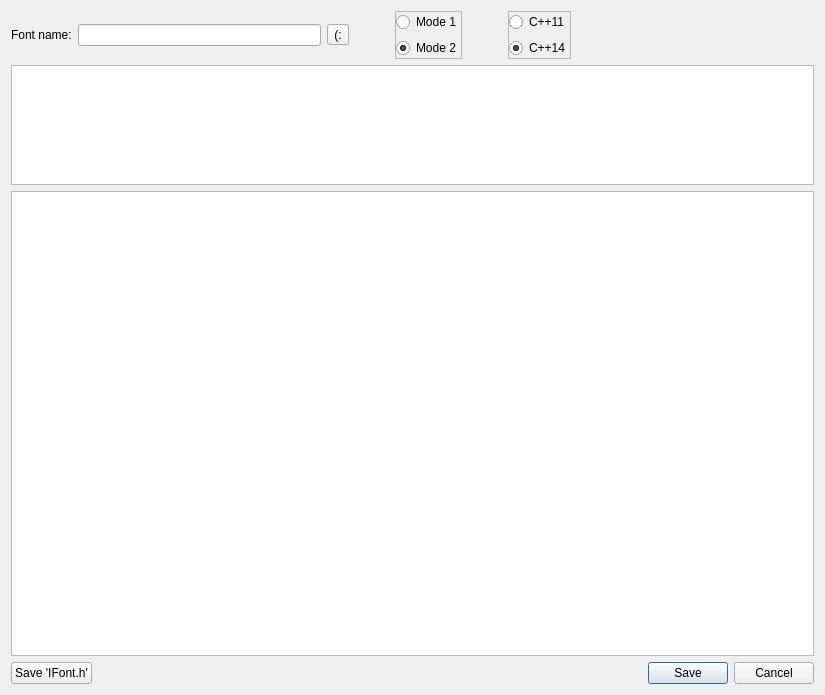
<?xml version="1.0" encoding="UTF-8"?>
<ui version="4.0">
 <class>ExportDialog</class>
 <widget class="QDialog" name="ExportDialog">
  <property name="geometry">
   <rect>
    <x>0</x>
    <y>0</y>
    <width>825</width>
    <height>695</height>
   </rect>
  </property>
  <property name="windowTitle">
   <string>Dialog</string>
  </property>
  <layout class="QVBoxLayout" name="verticalLayout_3">
   <item>
    <layout class="QHBoxLayout" name="horizontalLayout">
     <item>
      <widget class="QLabel" name="label">
       <property name="text">
        <string>Font name:</string>
       </property>
       <property name="buddy">
        <cstring>fontName</cstring>
       </property>
      </widget>
     </item>
     <item>
      <widget class="QLineEdit" name="fontName"/>
     </item>
     <item>
      <widget class="QToolButton" name="btUpdate">
       <property name="text">
        <string>(:</string>
       </property>
      </widget>
     </item>
     <item>
      <spacer name="horizontalSpacer">
       <property name="orientation">
        <enum>Qt::Horizontal</enum>
       </property>
       <property name="sizeType">
        <enum>QSizePolicy::Fixed</enum>
       </property>
       <property name="sizeHint" stdset="0">
        <size>
         <width>40</width>
         <height>20</height>
        </size>
       </property>
      </spacer>
     </item>
     <item>
      <widget class="QFrame" name="frame">
       <property name="frameShape">
        <enum>QFrame::StyledPanel</enum>
       </property>
       <property name="frameShadow">
        <enum>QFrame::Raised</enum>
       </property>
       <layout class="QVBoxLayout" name="verticalLayout_2">
        <property name="margin">
         <number>0</number>
        </property>
        <item>
         <widget class="QRadioButton" name="rbMode_1">
          <property name="text">
           <string>Mode 1</string>
          </property>
         </widget>
        </item>
        <item>
         <widget class="QRadioButton" name="rbMode_2">
          <property name="text">
           <string>Mode 2</string>
          </property>
          <property name="checked">
           <bool>true</bool>
          </property>
         </widget>
        </item>
       </layout>
      </widget>
     </item>
     <item>
      <spacer name="horizontalSpacer_4">
       <property name="orientation">
        <enum>Qt::Horizontal</enum>
       </property>
       <property name="sizeType">
        <enum>QSizePolicy::Fixed</enum>
       </property>
       <property name="sizeHint" stdset="0">
        <size>
         <width>40</width>
         <height>20</height>
        </size>
       </property>
      </spacer>
     </item>
     <item>
      <widget class="QFrame" name="rbFrame">
       <property name="frameShape">
        <enum>QFrame::StyledPanel</enum>
       </property>
       <property name="frameShadow">
        <enum>QFrame::Plain</enum>
       </property>
       <layout class="QVBoxLayout" name="verticalLayout">
        <property name="margin">
         <number>0</number>
        </property>
        <item>
         <widget class="QRadioButton" name="rbCxx11">
          <property name="text">
           <string>C++11</string>
          </property>
          <property name="checked">
           <bool>false</bool>
          </property>
         </widget>
        </item>
        <item>
         <widget class="QRadioButton" name="rbCxx14">
          <property name="text">
           <string>C++14</string>
          </property>
          <property name="checked">
           <bool>true</bool>
          </property>
         </widget>
        </item>
       </layout>
      </widget>
     </item>
     <item>
      <spacer name="horizontalSpacer_3">
       <property name="orientation">
        <enum>Qt::Horizontal</enum>
       </property>
       <property name="sizeHint" stdset="0">
        <size>
         <width>40</width>
         <height>20</height>
        </size>
       </property>
      </spacer>
     </item>
    </layout>
   </item>
   <item>
    <widget class="QPlainTextEdit" name="cppFile">
     <property name="maximumSize">
      <size>
       <width>16777215</width>
       <height>120</height>
      </size>
     </property>
     <property name="undoRedoEnabled">
      <bool>false</bool>
     </property>
     <property name="lineWrapMode">
      <enum>QPlainTextEdit::NoWrap</enum>
     </property>
     <property name="textInteractionFlags">
      <set>Qt::TextSelectableByMouse</set>
     </property>
    </widget>
   </item>
   <item>
    <widget class="QPlainTextEdit" name="headerFile">
     <property name="undoRedoEnabled">
      <bool>false</bool>
     </property>
     <property name="lineWrapMode">
      <enum>QPlainTextEdit::NoWrap</enum>
     </property>
     <property name="readOnly">
      <bool>true</bool>
     </property>
    </widget>
   </item>
   <item>
    <layout class="QHBoxLayout" name="horizontalLayout_2">
     <item>
      <widget class="QPushButton" name="saveIfont">
       <property name="text">
        <string>Save 'IFont.h'</string>
       </property>
      </widget>
     </item>
     <item>
      <spacer name="horizontalSpacer_2">
       <property name="orientation">
        <enum>Qt::Horizontal</enum>
       </property>
       <property name="sizeHint" stdset="0">
        <size>
         <width>40</width>
         <height>20</height>
        </size>
       </property>
      </spacer>
     </item>
     <item>
      <widget class="QPushButton" name="save">
       <property name="text">
        <string>Save</string>
       </property>
       <property name="default">
        <bool>true</bool>
       </property>
      </widget>
     </item>
     <item>
      <widget class="QPushButton" name="cancel">
       <property name="text">
        <string>Cancel</string>
       </property>
      </widget>
     </item>
    </layout>
   </item>
  </layout>
 </widget>
 <resources/>
 <connections/>
</ui>
